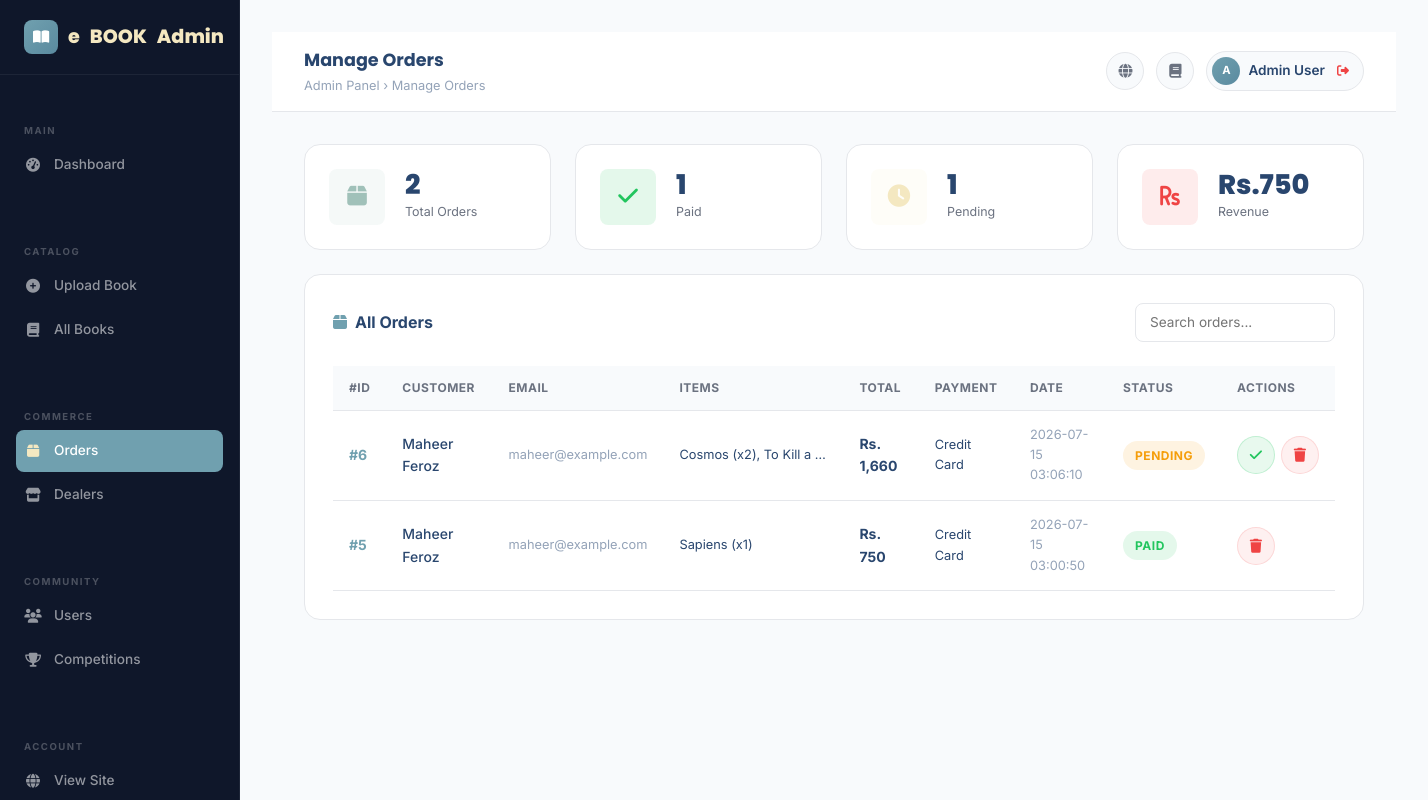
Page /admin/view_orders.php (signed in) on the committed database.
### tables this page shows
CREATE TABLE `orders` (
  `id` int(11) NOT NULL,
  `user_id` int(11) NOT NULL,
  `items` text NOT NULL,
  `total` decimal(10,2) NOT NULL DEFAULT 0.00,
  `payment_method` varchar(100) DEFAULT 'Credit Card',
  `paid` tinyint(1) NOT NULL DEFAULT 0,
  `status` varchar(50) NOT NULL DEFAULT 'Pending',
  `order_date` datetime NOT NULL DEFAULT current_timestamp(),
  `full_name` varchar(255) DEFAULT NULL,
  `email` varchar(255) DEFAULT NULL,
  `phone` varchar(50) DEFAULT NULL,
  `address` text DEFAULT NULL,
  `city` varchar(100) DEFAULT NULL,
  `notes` text DEFAULT NULL
);

CREATE TABLE `accounts` (
  `id` int(11) NOT NULL,
  `name` varchar(255) NOT NULL,
  `email` varchar(255) NOT NULL,
  `password` varchar(255) NOT NULL,
  `role_id` tinyint(1) NOT NULL DEFAULT 2,
  `created_at` datetime NOT NULL DEFAULT current_timestamp()
);

### admin/view_orders.php (the view, shortened to what this page needs)
<?php
include '../db_config.php';
$orders = [];
$result = mysqli_query($conn, "SELECT o.*, a.name AS user_name, a.email AS user_email FROM orders o LEFT JOIN accounts a ON o.user_id=a.id ORDER BY o.id DESC");
if ($result) while ($row = mysqli_fetch_assoc($result)) $orders[] = $row;
include 'admin_header.php';
?>
<div class="row g-4 mb-4">
  <?php
  $total   = count($orders);
  $paid    = count(array_filter($orders, fn($o) => $o['paid']));
  $pending = $total - $paid;
  $revenue = array_sum(array_map(fn($o) => $o['paid'] ? $o['total'] : 0, $orders));
  $items   = [
    ['icon'=>'fas fa-box',        'wrap'=>'blue',  'val'=>$total,   'label'=>'Total Orders'],
    ['icon'=>'fas fa-check',      'wrap'=>'green', 'val'=>$paid,    'label'=>'Paid'],
    ['icon'=>'fas fa-clock',      'wrap'=>'gold',  'val'=>$pending, 'label'=>'Pending'],
    ['icon'=>'fas fa-rupee-sign', 'wrap'=>'red',   'val'=>'Rs.'.number_format($revenue),'label'=>'Revenue'],
  ];
  foreach ($items as $s):
  ?>
  <div class="col-sm-6 col-lg-3" data-aos="fade-up">
    <div class="dashboard-stat-card">
      <div class="stat-icon-wrap <?= $s['wrap'] ?>"><i class="<?= $s['icon'] ?>"></i></div>
      <div><div class="stat-value"><?= is_numeric($s['val']) ? number_format($s['val']) : $s['val'] ?></div><div class="stat-label"><?= $s['label'] ?></div></div>
    </div>
  </div>
  <?php endforeach; ?>
</div>
<div class="dashboard-card">
  <div class="d-flex align-items-center justify-content-between mb-4">
    <div class="dashboard-card-title mb-0"><i class="fas fa-box"></i>All Orders</div>
    <div class="d-flex gap-2">
      <input type="text" id="orderSearch" class="form-input" placeholder="Search orders..." style="width:200px;padding:8px 14px;font-size:.85rem;" oninput="filterTable(this.value)">
    </div>
  </div>
  <?php if (empty($orders)): ?>
  <div style="text-align:center;padding:40px;color:var(--text-muted);">
    <i class="fas fa-inbox fa-2x mb-3 d-block" style="color:var(--border);"></i>
    <p>No orders yet.</p>
  </div>
  <?php else: ?>
  <div class="table-responsive">
    <table class="admin-table" id="ordersTable">
      <thead>
        <tr>
          <th>#ID</th><th>Customer</th><th>Email</th><th>Items</th>
          <th>Total</th><th>Payment</th><th>Date</th><th>Status</th><th>Actions</th>
        </tr>
      </thead>
      <tbody>
        <?php foreach ($orders as $order):
          $paid   = $order['paid']   ?? 0;
          $status = $order['status'] ?? 'Pending';
        ?>
        <tr>
          <td><span style="font-weight:700;color:var(--primary);">#<?= $order['id'] ?></span></td>
          <td style="font-weight:500;"><?= htmlspecialchars($order['user_name'] ?? 'N/A') ?></td>
          <td style="font-size:.8rem;color:var(--text-muted);"><?= htmlspecialchars($order['user_email'] ?? '') ?></td>
          <td style="max-width:180px;">
            <div style="white-space:nowrap;overflow:hidden;text-overflow:ellipsis;font-size:.8rem;">
              <?= htmlspecialchars($order['items'] ?? '') ?>
            </div>
          </td>
          <td style="font-weight:700;">Rs. <?= number_format($order['total']) ?></td>
          <td style="font-size:.8rem;"><?= htmlspecialchars($order['payment_method'] ?? '') ?></td>
          <td style="font-size:.8rem;color:var(--text-muted);"><?= htmlspecialchars($order['order_date'] ?? '') ?></td>
          <td>
            <span class="status-pill <?= $paid ? 'delivered' : ($status === 'Cancelled' ? 'cancelled' : 'pending') ?>">
              <?= $paid ? 'Paid' : htmlspecialchars($status) ?>
            </span>
          </td>
          <td>
            <div style="display:flex;gap:6px;">
              <?php if (!$paid): ?>
              <a href="mark_paid.php?id=<?= $order['id'] ?>" class="topbar-btn" title="Mark Paid"
                 onclick="return confirm('Mark order #<?= $order['id'] ?> as paid?')"
                 style="background:rgba(34,197,94,.1);border-color:rgba(34,197,94,.2);color:var(--success);">
                <i class="fas fa-check"></i>
              </a>
              <?php endif; ?>
              <a href="delete_order.php?id=<?= $order['id'] ?>" class="topbar-btn" title="Delete"
                 onclick="return confirm('Delete order #<?= $order['id'] ?>?')"
                 style="background:rgba(239,68,68,.08);border-color:rgba(239,68,68,.15);color:var(--danger);">
                <i class="fas fa-trash"></i>
              </a>
            </div>
          </td>
        </tr>
        <?php endforeach; ?>
      </tbody>
    </table>
  </div>
  <?php endif; ?>
</div>
<?php include 'admin_footer.php'; ?>

### css/style.css (style rules this page uses)
:root { --primary: #70a0af; --primary-hover: #5a8a9f; --secondary: #a0c1b9; --secondary-hover:#7fa8a0; --accent: #f4e8c1; --accent-hover: #e8d4a0; --success: #22C55E; --danger: #EF4444; --warning: #F59E0B; --info: #0EA5E9; --bg: #F8FAFC; --surface: #FFFFFF; --card-bg: rgba(255,255,255,0.75); --dark-bg: #0F172A; --dark-surface: #111827; --border: #E5E7EB; --divider: #CBD5E1; --text-primary: #29466e; --text-secondary: #6B7280; --text-muted: #94A3B8; --text-white: #FFFFFF; --gradient-hero: linear-gradient(135deg, #70a0af 0%, #a0c1b9 100%); --gradient-btn: linear-gradient(135deg, #70a0af, #5a8a9f); --gradient-accent: linear-gradient(135deg, #f4e8c1, #e8d4a0); --gradient-section: linear-gradient(180deg, #F8FAFC 0%, #EEF5F3 100%); --gradient-dark: linear-gradient(135deg, #2d5a6b, #70a0af, #a0c1b9); --radius-sm: 8px; --radius-md: 16px; --radius-lg: 24px; --radius-xl: 32px; --shadow-sm: 0 1px 3px rgba(0,0,0,.07), 0 1px 2px rgba(0,0,0,.06); --shadow-md: 0 4px 16px rgba(0,0,0,.10), 0 2px 6px rgba(0,0,0,.07); --shadow-lg: 0 20px 40px rgba(0,0,0,.12), 0 8px 16px rgba(0,0,0,.08); --shadow-xl: 0 32px 64px rgba(0,0,0,.14); --transition: all 0.3s cubic-bezier(0.4, 0, 0.2, 1); }
*, *::before, *::after { box-sizing: border-box; margin: 0; padding: 0; }
html { scroll-behavior: smooth; }
body { font-family: 'Inter', sans-serif; background: var(--bg); color: var(--text-primary); line-height: 1.6; overflow-x: hidden; }
body:not(.page-ready) { overflow: hidden; height: 100vh; }
a { text-decoration: none; color: var(--secondary); transition: var(--transition); }
.form-input { width: 100%; background: var(--surface); border: 1.5px solid var(--border); border-radius: var(--radius-sm); padding: 12px 16px; font-size: 0.95rem; color: var(--text-primary); transition: var(--transition); outline: none; font-family: 'Inter', sans-serif; }
.dashboard-stat-card { background: var(--surface); border-radius: var(--radius-md); padding: 24px; border: 1px solid var(--border); display: flex; align-items: center; gap: 20px; transition: var(--transition); }
.stat-icon-wrap { width: 56px; height: 56px; border-radius: var(--radius-sm); display: flex; align-items: center; justify-content: center; font-size: 1.4rem; flex-shrink: 0; }
.stat-icon-wrap.green { background: rgba(34,197,94,.12); color: var(--success); }
.stat-icon-wrap.blue { background: rgba(160,193,185,.1); color: var(--secondary); }
.stat-icon-wrap.gold { background: rgba(244,232,193,.12); color: var(--accent); }
.stat-icon-wrap.red { background: rgba(239,68,68,.1); color: var(--danger); }
.stat-value { font-family: 'Poppins', sans-serif; font-size: 1.7rem; font-weight: 800; line-height: 1; }
.stat-label { font-size: 0.78rem; color: var(--text-secondary); margin-top: 4px; }
.dashboard-card { background: var(--surface); border-radius: var(--radius-md); padding: 28px; border: 1px solid var(--border); margin-bottom: 24px; }
.dashboard-card-title { font-size: 1rem; font-weight: 700; margin-bottom: 20px; display: flex; align-items: center; gap: 8px; }
.dashboard-card-title i { color: var(--primary); }
.status-pill { display: inline-flex; align-items: center; gap: 6px; padding: 5px 12px; border-radius: 50px; font-size: 0.75rem; font-weight: 700; text-transform: uppercase; letter-spacing: 0.5px; }
.status-pill.pending { background: rgba(245,158,11,.12); color: var(--warning); }
.status-pill.delivered { background: rgba(34,197,94,.12); color: var(--success); }
.admin-table { width: 100%; border-collapse: collapse; font-size: 0.875rem; }
.admin-table th { background: var(--bg); padding: 12px 16px; text-align: left; font-size: 0.75rem; font-weight: 700; text-transform: uppercase; letter-spacing: 0.5px; color: var(--text-secondary); border-bottom: 1px solid var(--border); }
.admin-table td { padding: 14px 16px; border-bottom: 1px solid var(--border); vertical-align: middle; }
[data-aos] { transition-property: transform, opacity; }

### admin/admin_header.php (style rules this page uses)
:root { --sidebar-w: 240px; }
.topbar-btn { width:38px;height:38px;border-radius:50%;background:var(--bg);border:1px solid var(--border); display:flex;align-items:center;justify-content:center;cursor:pointer; color:var(--text-secondary);font-size:.875rem;transition:var(--transition);text-decoration:none; }

### rows in the picture
orders: id "6", user.name "Maheer Feroz", user.email "maheer@example.com", items "Cosmos (x2), To Kill a…", total "1,660", payment_method "Credit Card", order_date "2026-07-15 03:06:10", status "PENDING"
orders: id "5", user.name "Maheer Feroz", user.email "maheer@example.com", items "Sapiens (x1)", total "750", payment_method "Credit Card", order_date "2026-07-15 03:00:50", paid "PAID"

### other values in the picture
$pageTitle "Manage Orders"
$adminName[0] "A"
$adminName "Admin User"
$s['val'] "2"
$s['label'] "Total Orders"
$s['val'] "1"
$s['label'] "Paid"
$s['label'] "Pending"
$s['val'] "Rs.750"
$s['label'] "Revenue"
